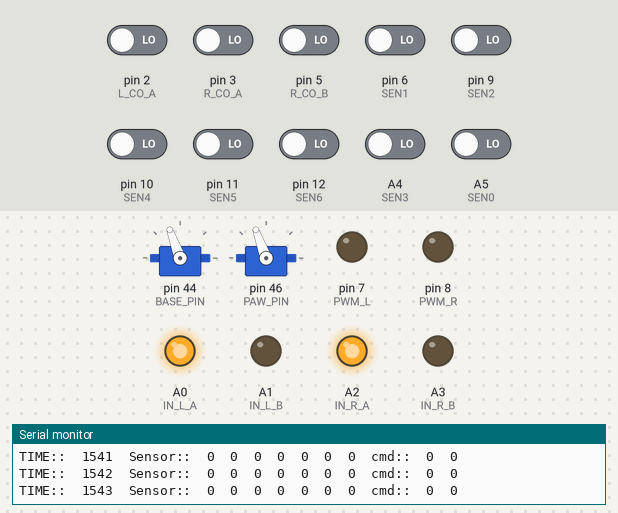
Bench run of a sketch on a simulated Arduino Mega 2560, built with avr-gcc and run on an emulated ATmega2560. Parts: 2 × servo, output pins drawn as LEDs (lit = HIGH), the last lines printed to the serial monitor. Inputs (shaded band) come from the test bench; at power-on: A4 (SEN3), A5 (SEN0), pin 2 (L_CO_A), pin 3 (R_CO_A), pin 5 (R_CO_B), pin 6 (SEN1), pin 9 (SEN2), pin 10 (SEN4), pin 11 (SEN5), pin 12 (SEN6) LOW.

Above: at 2.7 s.
2.8 s: pin 3 (R_CO_A) driven HIGH
At 3.5 s:
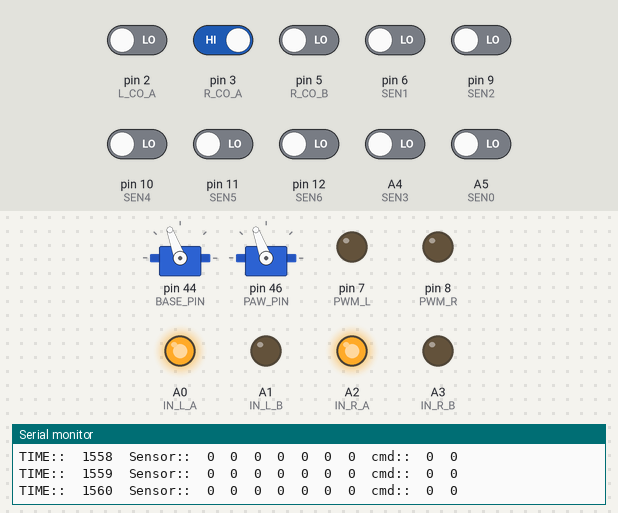
4.4 s: pin 6 (SEN1) driven HIGH
At 4.8 s:
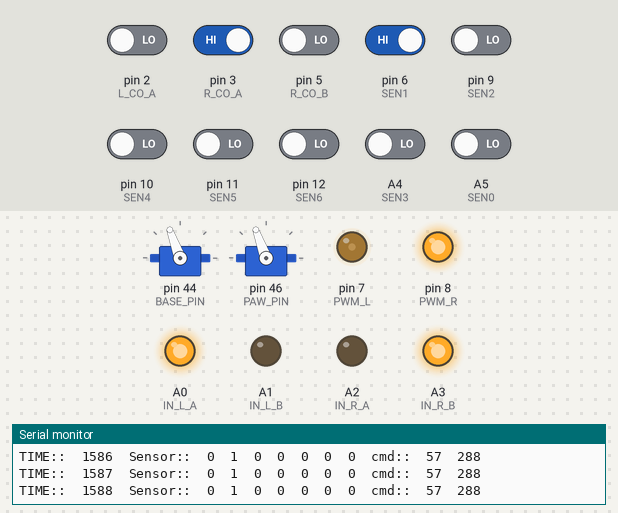
6.0 s: pin 9 (SEN2) driven HIGH
At 7.0 s:
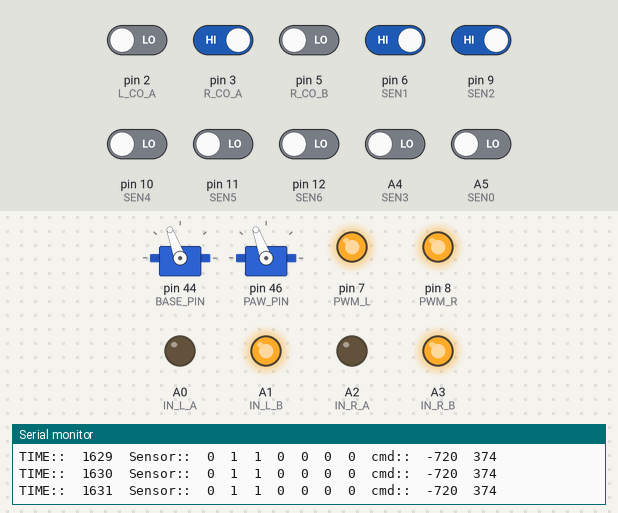
7.5 s: pin 6 (SEN1) driven LOW
At 8.8 s:
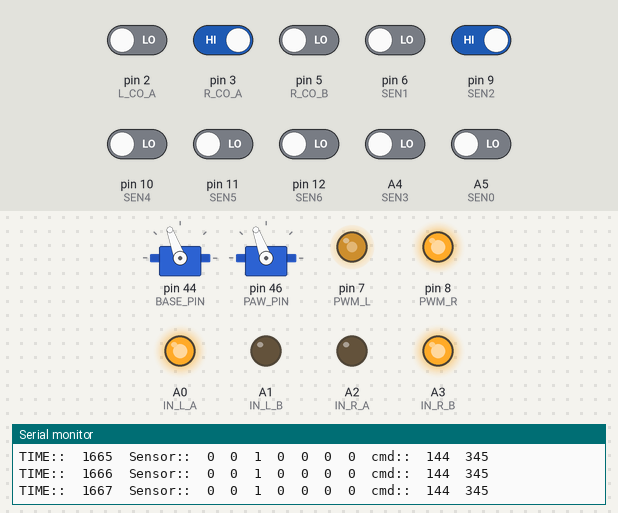
9.1 s: pin 11 (SEN5) driven HIGH
At 10.4 s:
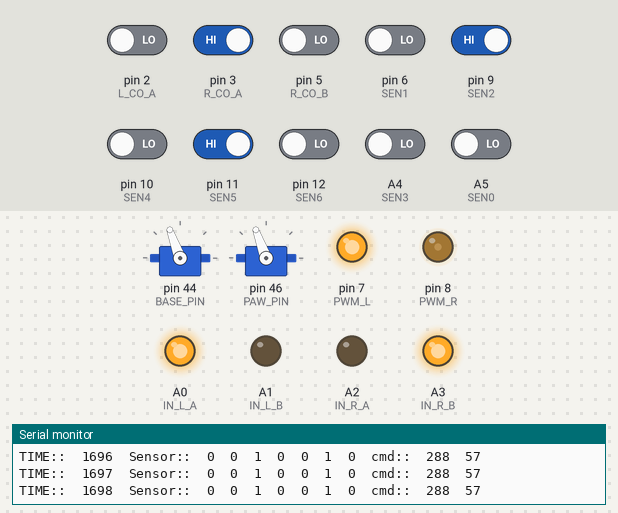
10.7 s: pin 10 (SEN4) driven HIGH
At 12.0 s:
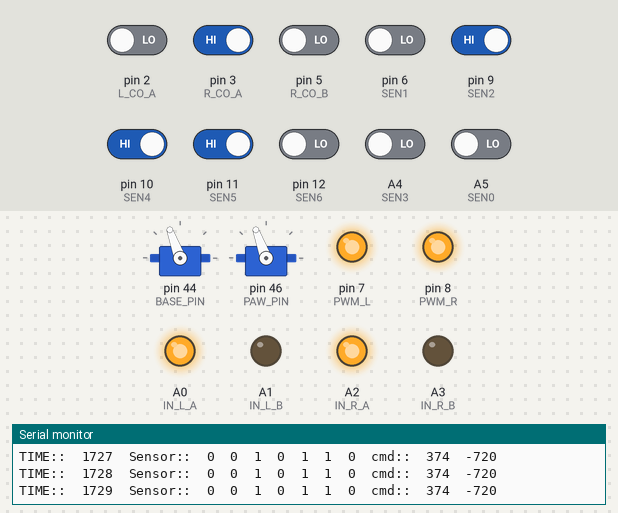
Timing chart, 0 to 13.2 s (numbered marks = the images above; inputs shaded):
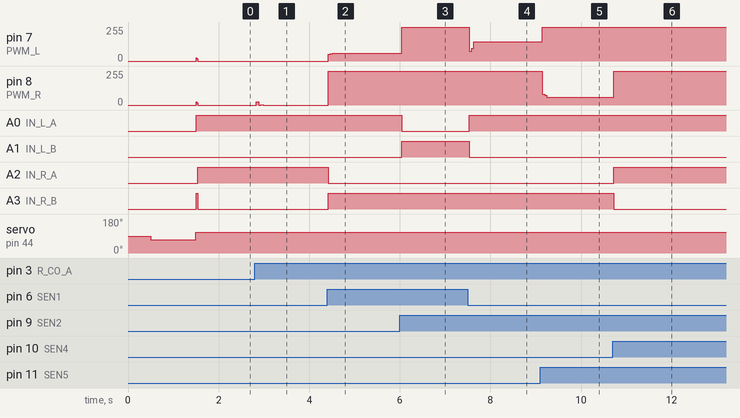

Measured:
- after the input at 2.8 s, pin 8 (PWM_R): 0/255 → 26/255 at once, → 0/255 0.05 s later, → 1/255 0.05 s later, → 0/255 0.05 s later
- after the input at 4.4 s, pin 7 (PWM_L): 0/255 → 57/255 at once; pin 8 (PWM_R): 0/255 → 255/255 at once; A2 (IN_R_A): HIGH → LOW at once; A3 (IN_R_B): LOW → HIGH at once
- after the input at 6.0 s, pin 7 (PWM_L): 57/255 → 255/255 after 0.05 s; A0 (IN_L_A): HIGH → LOW after 0.05 s; A1 (IN_L_B): LOW → HIGH after 0.05 s
- after the input at 7.5 s, pin 7 (PWM_L): 255/255 → 144/255 at once; A0 (IN_L_A): LOW → HIGH at once; A1 (IN_L_B): HIGH → LOW at once
- after the input at 9.1 s, pin 7 (PWM_L): 144/255 → 255/255 at once; pin 8 (PWM_R): 255/255 → 57/255 at once
- after the input at 10.7 s, pin 8 (PWM_R): 57/255 → 255/255 at once; A2 (IN_R_A): LOW → HIGH at once; A3 (IN_R_B): HIGH → LOW at once

The sketch:

version2.ino
```cpp
#include<Servo.h>
#include<MsTimer2.h>

#define PWM_L 7
#define PWM_R 8
#define IN_L_A A0
#define IN_L_B A1
#define IN_R_A A2
#define IN_R_B A3


#define SEN0 A5
#define SEN1 6
#define SEN2 9
#define SEN3 A4
#define SEN4 10
#define SEN5 11
#define SEN6 12

#define L_CO_A 2
#define L_CO_B 4
#define R_CO_A 3
#define R_CO_B 5

#define BASE_PIN 44
#define PAW_PIN 46

#define BASE_HORI 70
#define BASE_VER 110
#define PAW_OPEN 70
#define PAW_CLOSE 110

#define KP_W 30
#define KI_W 100
#define KD_W 0.01

#define V_MAX 8
#define PERIOD 0.01
#define EVENT_LENGHT 200
#define CRITIS_LENGHT 200

Servo base;
Servo paw;

//coder
int left_coder = 0;
int right_coder = 0;
double v_l = 0;
double v_r = 0;
long last_l_time = millis(), last_r_time = millis();
long this_l_time, this_r_time;

//PID类遗址
double l_e[3] = {-V_MAX, -V_MAX, -V_MAX}; //下标越小越新
double r_e[3] = {-V_MAX, -V_MAX, -V_MAX}; //下标越小越新

//Sen类遗址
int data[7] = { 0 };

//Car类遗址
int pwm_l = PWM_L, pwm_r = PWM_R, in_l_a = IN_L_A, in_l_b = IN_L_B, in_r_a = IN_R_A, in_r_b = IN_R_B;
int sen_pin[8];
double patrol_e;
double l_v, r_v;
double tar_v_l, tar_v_r;
int l_cmd, r_cmd;
bool event = false;
bool critis = false;
long init_t = millis();

void update_l()
{
  l_e[2] = l_e[1]; l_e[1] = l_e[0];
  l_e[0] = left_coder * 8.055e-3 / PERIOD - tar_v_l; // pi * 2 * 1e3 / 780 = 8.055
  left_coder = 0;
  return;
}
void update_r()
{
  r_e[2] = r_e[1]; r_e[1] = r_e[0];
  r_e[0] = right_coder * 8.055e-3 / PERIOD - tar_v_r;
  right_coder = 0;
  return;
}

void calculate_l()
{
  double de = (l_e[0] - l_e[1]) / PERIOD;
  double Ie = (l_e[0] + l_e[1] + l_e[2]) * PERIOD * 2;
  l_cmd = -KP_W * l_e[0] - KI_W * Ie - KD_W * de;
  // Serial.print("l_deep::\t");
  // Serial.print(l_e[0] * KP_W); Serial.print('\t');
  // Serial.print(de * KD_W); Serial.print('\t');
  // Serial.print(Ie * KI_W); Serial.print('\t');
  return;
}
void calculate_r()
{
  double de = (r_e[0] - r_e[1]) / PERIOD;
  double Ie = (r_e[0] + r_e[1] + r_e[2]) * PERIOD * 2;
  r_cmd = -KP_W * r_e[0] - KI_W * Ie - KD_W * de;
  // Serial.print("r_deep::\t");
  // Serial.print(r_e[0] * KP_W); Serial.print('\t');
  // Serial.print(de * KD_W); Serial.print('\t');
  // Serial.print(Ie * KI_W); Serial.print('\t');
  return;
}

void read()
{
  data[0] = digitalRead(SEN0); data[1] = digitalRead(SEN1); data[2] = digitalRead(SEN2); data[3] = digitalRead(SEN3);
  data[4] = digitalRead(SEN4); data[5] = digitalRead(SEN5); data[6] = digitalRead(SEN6);
  return;
}

void sen_print()
{
  Serial.print("Sensor::\t");
  Serial.print(data[0]); Serial.print('\t'); Serial.print(data[1]); Serial.print('\t'); Serial.print(data[2]); Serial.print('\t');
  Serial.print(data[3]); Serial.print('\t'); Serial.print(data[4]); Serial.print('\t'); Serial.print(data[5]); Serial.print('\t');
  Serial.print(data[6]); Serial.print('\t');
  return;
}

void l_co_count()
{
  left_coder += 2 * digitalRead(L_CO_B) - 1;
  return;
}

void r_co_count()
{
  right_coder -= 2 * digitalRead(R_CO_B) - 1;
  return;
}

void step_print()
{
    Serial.print("coder::\t");
    Serial.print(left_coder);
    Serial.print('\t');
    Serial.print(right_coder);
    Serial.print('\t');
}

void place()
{
  MsTimer2::stop();
  // send_cmd(V_MAX, -V_MAX);
  // analogWrite(PWM_L, 0);
  // analogWrite(PWM_R, 0);
  // delay(1000);
  digitalWrite(IN_L_A, LOW);
  digitalWrite(IN_L_B, HIGH);
  analogWrite(PWM_L, 255);
  digitalWrite(IN_R_A, LOW);
  digitalWrite(IN_R_B, HIGH);
  analogWrite(PWM_R, 255);
  delay(300);
  analogWrite(PWM_L, 0);
  analogWrite(PWM_R, 0);
  base.write(BASE_HORI);
  paw.write(PAW_OPEN);
  return;
}

void decide_tar_sen()
{
  int emerge_l = 0, emerge_r = 0;
  for (int i = 0; i <= 3; ++i) {
    if (1 == data[i]) {
      ++emerge_l;
    }
    if (1 == data[i + 3]) {
      ++emerge_r;
    }
  }
  if (emerge_l + emerge_r == 0) {
    return;
  }
  if (emerge_l + emerge_r >= 5) {
    tar_v_l = 0;
    tar_v_r = 0;
    if (millis() - init_t >= 40 * 1e3) {
      place();
    }
    return;
  }

  if (emerge_l >= 2 /*&& millis() - init_t >= 15 * 1e3 && emerge_r <= 0*/) {
    tar_v_l = -2.5 * V_MAX;
    tar_v_r = 1.3 * V_MAX;
    return;
  }
  if (emerge_r >= 2 /*&& millis() - init_t >= 15 * 1e3 && emerge_l <= 0*/) {
    tar_v_l = 1.3 * V_MAX;
    tar_v_r = -2.5 * V_MAX;
    return;
  }
  // //四级警报
  // if (1 == data[0]) {
  //   tar_v_l = V_MAX * -1;
  //   tar_v_r = V_MAX * 1;
  //   return;
  // }
  // if (1 == data[7]) {
  //   tar_v_l = V_MAX * 1;
  //   tar_v_r = V_MAX * -1;
  //   return;
  // }
  //三级警报
  if (1 == data[0]) {
    tar_v_l = V_MAX * -0.4;
    tar_v_r = V_MAX * 0.6;
    return;
  }
  if (1 == data[6]) {
    tar_v_l = V_MAX * 0.6;
    tar_v_r = V_MAX * -0.4;
    return;
  }
  //二级警报
  if (1 == data[1]) {
    tar_v_l = V_MAX * 0.2;
    tar_v_r = V_MAX * 1;
    return;
  }
  if (1 == data[5]) {
    tar_v_l = V_MAX * 1;
    tar_v_r = V_MAX * 0.2;
    return;
  }
  //一级警报
  if (1 == data[2]) {
    tar_v_l = V_MAX * 0.5;
    tar_v_r = V_MAX * 1.2;
    return;
  }
  if (1 == data[4]) {
    tar_v_l = V_MAX * 1.2;
    tar_v_r = V_MAX * 0.5;
    return;
  }
  if (1 == data[3]) {
    tar_v_l = V_MAX;
    tar_v_r = V_MAX;
    return;
  }
}

void l_pid_print()
{
  Serial.print("PID::l_e[3]:\t");
  for (int i = 0; i < 3; ++i){
    Serial.print(l_e[i]);
    Serial.print('\t');
  }
  return;
}

void r_pid_print()
{
  Serial.print("PID::r_e[3]:\t");
  for (int i = 0; i < 3; ++i){
    Serial.print(r_e[i]);
    Serial.print('\t');
  }
  return;
}

void data_print()
{
    Serial.print("TIME::\t");
    Serial.print(millis());
    Serial.print('\t');
    // if (event) {
    //     Serial.print("!!!\tEVEN\t!!!");
    // }
    sen_print();
    // step_print();
    // dire.print_out();
    // dire.deep_print();
    // tar_print();
    // l_pid_print();
    // r_pid_print();
    cmd_print();
    Serial.print('\n');
    return;
}

void send_cmd()
{
  // l_cmd = r_cmd = 255;
  if (l_cmd < 0) {
    digitalWrite(IN_L_A, LOW);
    digitalWrite(IN_L_B, HIGH);
  }
  else {
    digitalWrite(IN_L_A, HIGH);
    digitalWrite(IN_L_B, LOW);
  }
  analogWrite(PWM_L, abs(l_cmd) < 255 ? abs(l_cmd) : 255);
  // digitalWrite(PWM_L, HIGH);
  // Serial.print("Check");
  if (r_cmd > 0) {
    digitalWrite(IN_R_A, LOW);
    digitalWrite(IN_R_B, HIGH);
  }
  else {
    digitalWrite(IN_R_A, HIGH);
    digitalWrite(IN_R_B, LOW);
  }
  analogWrite(PWM_R, abs(r_cmd) < 255 ? abs(r_cmd) : 255);
  return;
}

void control()
{
  read();
  decide_tar_sen();
  update_l();
  update_r();
  calculate_l();
  calculate_r();
  send_cmd();
  data_print();
  // send_cmd_test();
  return;
}

void tar_print()
{
    Serial.print("target::\t");
    Serial.print(tar_v_l);
    Serial.print('\t');
    Serial.print(tar_v_r);
    Serial.print('\t');
    return;
}

void send_cmd_test()
{
  return;
}

void cmd_print()
{
  Serial.print("cmd::\t");
  Serial.print(l_cmd);
  Serial.print('\t');
  Serial.print(r_cmd);
  Serial.print('\t');
}

void pick()
{
  paw.write(PAW_OPEN);
  delay(500);
  base.write(BASE_HORI);
  delay(500);
  paw.write(PAW_CLOSE);
  delay(500);
  base.write(BASE_VER);
}

void setup() {
  pinMode(PWM_L, OUTPUT);
  pinMode(PWM_R, OUTPUT);
  pinMode(IN_L_A, OUTPUT);
  pinMode(IN_L_B, OUTPUT);
  pinMode(IN_R_A, OUTPUT);
  pinMode(IN_R_B, OUTPUT);
  pinMode(SEN0, INPUT);
  pinMode(SEN1, INPUT);
  pinMode(SEN2, INPUT);
  pinMode(SEN3, INPUT);
  pinMode(SEN4, INPUT);
  pinMode(SEN5, INPUT);
  pinMode(SEN6, INPUT);
  pinMode(L_CO_A, INPUT);
  pinMode(L_CO_B, INPUT);
  pinMode(R_CO_A, INPUT);
  pinMode(R_CO_B, INPUT);
  pinMode(BASE_PIN, OUTPUT);
  pinMode(PAW_PIN, OUTPUT);
  Serial.begin(9600);
  attachInterrupt(digitalPinToInterrupt(L_CO_A), l_co_count, RISING);
  attachInterrupt(digitalPinToInterrupt(R_CO_A), r_co_count, RISING);
  base.attach(BASE_PIN);
  paw.attach(PAW_PIN);
  pick();
  MsTimer2::set(PERIOD*1e3, control);
  MsTimer2::start();
}

void loop() {
  // static long last_t = millis();
  // while (millis() - last_t < PERIOD * 1e3);
  // control();
}
```
